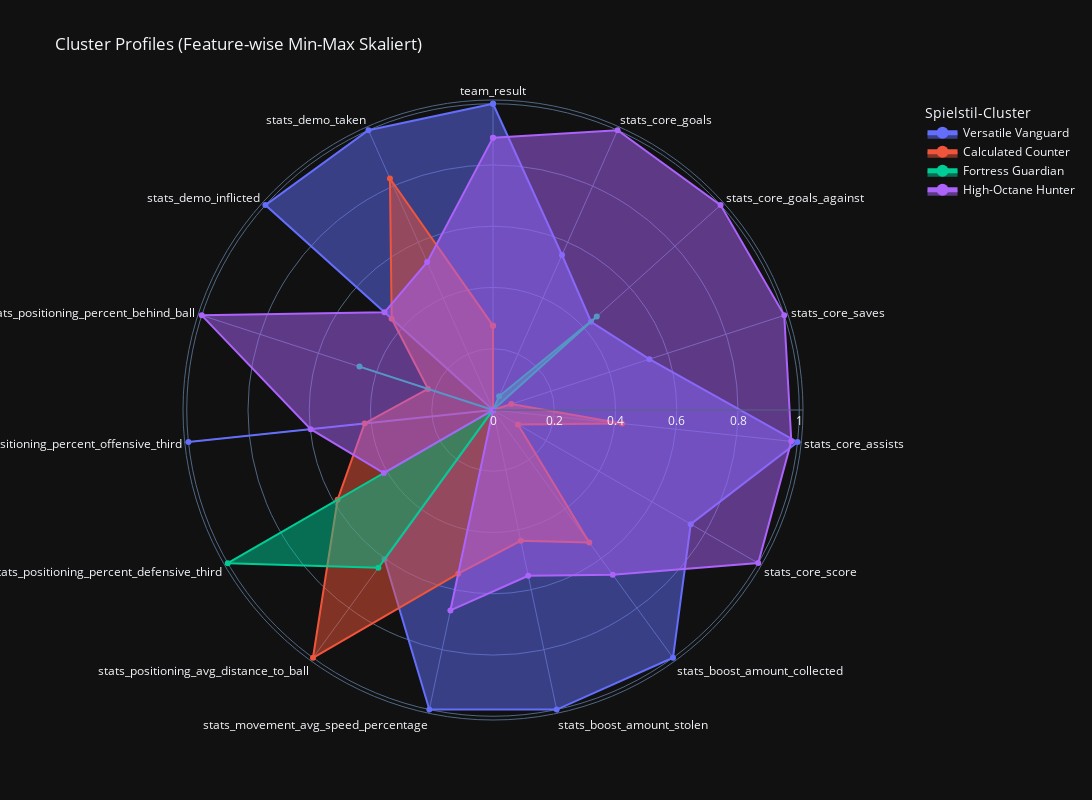

Notebook code for this chart:
### Code cell
import pandas as pd
import plotly.express as px

# 1) Definition der Features
features = [
    'team_result',
    'stats_core_goals',
    'stats_core_goals_against',
    'stats_core_saves',
    'stats_core_assists',
    'stats_core_score',
    'stats_boost_amount_collected',
    'stats_boost_amount_stolen',
    'stats_movement_avg_speed_percentage',
    'stats_positioning_avg_distance_to_ball',
    'stats_positioning_percent_defensive_third',
    'stats_positioning_percent_offensive_third',
    'stats_positioning_percent_behind_ball',
    'stats_demo_inflicted',
    'stats_demo_taken'
]

cluster_names_map = {
    0: 'Versatile Vanguard',
    1: 'Calculated Counter',
    2: 'Fortress Guardian',
    3: 'High-Octane Hunter'
}

# 2) Aus Dict ein DataFrame bauen
df_cluster = pd.DataFrame.from_dict(clusters_summary, orient='index')

# 3) Nur unsere 15 Features behalten
df_cluster = df_cluster[features]

# 4) Pro-Feature Min–Max-Skalierung
df_scaled = (df - df.min()) / (df.max() - df.min())

# 5) In langes Format „melt“ und sprechende Cluster-Namen mappen
df_long = (
    df_scaled
    .reset_index()                        # bringt cluster-IDs in Spalte „index“
    .rename(columns={'index':'cluster_id'})
    .melt(
        id_vars='cluster_id',
        value_vars=features,
        var_name='feature',
        value_name='value'
    )
)
df_long['cluster'] = df_long['cluster_id'].map(cluster_names_map)

# 6) Plotly Radar-Chart
fig = px.line_polar(
    df_long,
    r='value',
    theta='feature',
    color='cluster',
    line_close=True,
    markers=True,
    template='plotly_dark',
    title='Cluster Profiles (Feature-wise Min-Max Skaliert)',
    width=1300,
    height=800
)
fig.update_traces(fill='toself')
fig.update_layout(
    legend=dict(
        title='Spielstil-Cluster',
        itemsizing='constant'
    )
)
fig.show()

### Figure 1 — Plotly figure (JSON) as saved in the notebook; plotly's stock layout.template omitted (floating-point values rounded to 4 significant figures)
{"data": [{"fill": "toself", "hovertemplate": "cluster=Versatile Vanguard<br>value=%{r}<br>feature=%{theta}<extra></extra>", "legendgroup": "Versatile Vanguard", "line": {"color": "#636efa", "dash": "solid"}, "marker": {"symbol": "circle"}, "mode": "lines+markers", "name": "Versatile Vanguard", "r": [1.0, 0.5539, 0.4307, 0.537, 1.0, 0.7455, 1.0, 1.0, 1.0, 0.6024, 0.0, 1.0, 0.0, 1.0, 1.0, 1.0], "showlegend": true, "subplot": "polar", "theta": ["team_result", "stats_core_goals", "stats_core_goals_against", "stats_core_saves", "stats_core_assists", "stats_core_score", "stats_boost_amount_collected", "stats_boost_amount_stolen", "stats_movement_avg_speed_percentage", "stats_positioning_avg_distance_to_ball", "stats_positioning_percent_defensive_third", "stats_positioning_percent_offensive_third", "stats_positioning_percent_behind_ball", "stats_demo_inflicted", "stats_demo_taken", "team_result"], "type": "scatterpolar"}, {"fill": "toself", "hovertemplate": "cluster=Calculated Counter<br>value=%{r}<br>feature=%{theta}<extra></extra>", "legendgroup": "Calculated Counter", "line": {"color": "#EF553B", "dash": "solid"}, "marker": {"symbol": "circle"}, "mode": "lines+markers", "name": "Calculated Counter", "r": [0.2755, 0.0, 0.0, 0.0628, 0.4237, 0.09401, 0.5348, 0.4366, 0.5466, 1.0, 0.586, 0.4214, 0.2232, 0.4453, 0.8274, 0.2755], "showlegend": true, "subplot": "polar", "theta": ["team_result", "stats_core_goals", "stats_core_goals_against", "stats_core_saves", "stats_core_assists", "stats_core_score", "stats_boost_amount_collected", "stats_boost_amount_stolen", "stats_movement_avg_speed_percentage", "stats_positioning_avg_distance_to_ball", "stats_positioning_percent_defensive_third", "stats_positioning_percent_offensive_third", "stats_positioning_percent_behind_ball", "stats_demo_inflicted", "stats_demo_taken", "team_result"], "type": "scatterpolar"}, {"fill": "toself", "hovertemplate": "cluster=Fortress Guardian<br>value=%{r}<br>feature=%{theta}<extra></extra>", "legendgroup": "Fortress Guardian", "line": {"color": "#00cc96", "dash": "solid"}, "marker": {"symbol": "circle"}, "mode": "lines+markers", "name": "Fortress Guardian", "r": [0.0, 0.04911, 0.4559, 0.0, 0.0, 0.0, 0.0, 0.0, 0.0, 0.6367, 1.0, 0.0, 0.4585, 0.0, 0.0, 0.0], "showlegend": true, "subplot": "polar", "theta": ["team_result", "stats_core_goals", "stats_core_goals_against", "stats_core_saves", "stats_core_assists", "stats_core_score", "stats_boost_amount_collected", "stats_boost_amount_stolen", "stats_movement_avg_speed_percentage", "stats_positioning_avg_distance_to_ball", "stats_positioning_percent_defensive_third", "stats_positioning_percent_offensive_third", "stats_positioning_percent_behind_ball", "stats_demo_inflicted", "stats_demo_taken", "team_result"], "type": "scatterpolar"}, {"fill": "toself", "hovertemplate": "cluster=High-Octane Hunter<br>value=%{r}<br>feature=%{theta}<extra></extra>", "legendgroup": "High-Octane Hunter", "line": {"color": "#ab63fa", "dash": "solid"}, "marker": {"symbol": "circle"}, "mode": "lines+markers", "name": "High-Octane Hunter", "r": [0.8893, 1.0, 1.0, 1.0, 0.9795, 1.0, 0.665, 0.5534, 0.6691, 0.0, 0.4115, 0.5987, 1.0, 0.4768, 0.5286, 0.8893], "showlegend": true, "subplot": "polar", "theta": ["team_result", "stats_core_goals", "stats_core_goals_against", "stats_core_saves", "stats_core_assists", "stats_core_score", "stats_boost_amount_collected", "stats_boost_amount_stolen", "stats_movement_avg_speed_percentage", "stats_positioning_avg_distance_to_ball", "stats_positioning_percent_defensive_third", "stats_positioning_percent_offensive_third", "stats_positioning_percent_behind_ball", "stats_demo_inflicted", "stats_demo_taken", "team_result"], "type": "scatterpolar"}], "layout": {"height": 800, "legend": {"itemsizing": "constant", "title": {"text": "Spielstil-Cluster"}, "tracegroupgap": 0}, "polar": {"angularaxis": {"direction": "clockwise", "rotation": 90}, "domain": {"x": [0, 1], "y": [0, 1]}}, "title": {"text": "Cluster Profiles (Feature-wise Min-Max Skaliert)"}, "width": 1300}}
